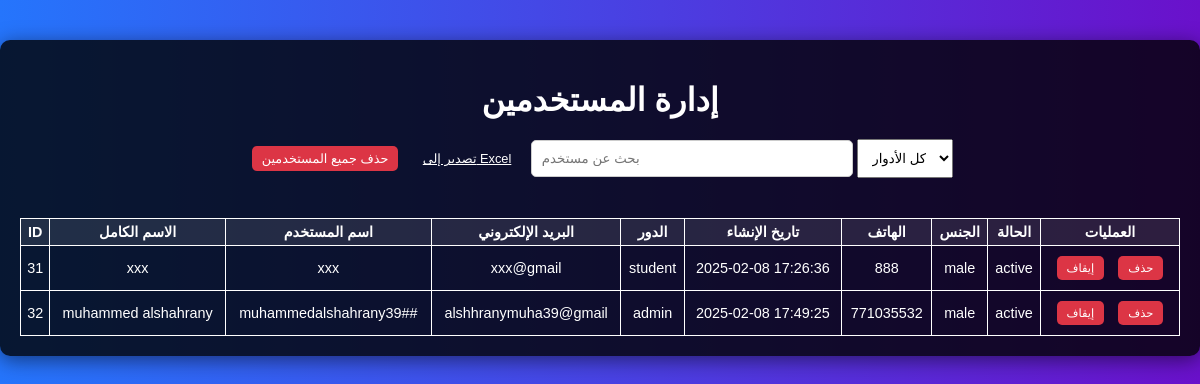
Screenshot of /onlineExamDB/manage_users.php (signed in) with the database file from the repository.
### tables this page shows
CREATE TABLE `users` (
  `id` int(11) NOT NULL,
  `full_name` varchar(100) NOT NULL,
  `username` varchar(50) NOT NULL,
  `password` varchar(255) NOT NULL,
  `email` varchar(100) NOT NULL,
  `role` enum('student','teacher','admin') NOT NULL,
  `created_at` timestamp NOT NULL DEFAULT current_timestamp(),
  `phone` varchar(15) DEFAULT NULL,
  `gender` enum('male','female','other') DEFAULT NULL,
  `status` enum('active','inactive') NOT NULL DEFAULT 'active'
);

### onlineExamDB/manage_users.php (the view, shortened to what this page needs)
<?php
$servername = "localhost";
$username = "root";
$password = "";
$dbname = "OnlineExamDB";
$conn = new mysqli($servername, $username, $password, $dbname);
$users_sql = "SELECT * FROM Users";
$users_result = $conn->query($users_sql);
?>
<!DOCTYPE html>
<html lang="ar">
<head>
</head>
<body>
<div class="container">
    <h1>إدارة المستخدمين</h1>
    <form method="POST" style="display:inline;">
        <button type="submit" name="delete_all_users" class="button delete" onclick="return confirm('هل أنت متأكد من حذف جميع المستخدمين؟');">حذف جميع المستخدمين</button>
    </form>
    <a href="export_users.php" class="button" style="margin-bottom: 20px; display: inline-block;">تصدير إلى Excel</a>
    <input type="text" id="search" placeholder="بحث عن مستخدم" onkeyup="searchUsers()">
    <select id="roleFilter" onchange="setRoleFilter()">
        <option value="all">كل الأدوار</option>
    </select>
    <table>
        <thead>
            <tr>
                <th>ID</th>
                <th>الاسم الكامل</th>
                <th>اسم المستخدم</th>
                <th>البريد الإلكتروني</th>
                <th>الدور</th>
                <th>تاريخ الإنشاء</th>
                <th>الهاتف</th>
                <th>الجنس</th>
                <th>الحالة</th>
                <th>العمليات</th>
            </tr>
        </thead>
        <tbody id="userTable">
            <?php while ($user = $users_result->fetch_assoc()): ?>
            <tr>
                <td><?php echo htmlspecialchars($user['id']); ?></td>
                <td><?php echo htmlspecialchars($user['full_name']); ?></td>
                <td><?php echo htmlspecialchars($user['username']); ?></td>
                <td><?php echo htmlspecialchars($user['email']); ?></td>
                <td><?php echo htmlspecialchars($user['role']); ?></td>
                <td><?php echo htmlspecialchars($user['created_at']); ?></td>
                <td><?php echo htmlspecialchars($user['phone']); ?></td>
                <td><?php echo htmlspecialchars($user['gender']); ?></td>
                <td><?php echo htmlspecialchars($user['status']); ?></td>
                <td>
                    <form method="POST" style="display:inline;">
                        <?php if ($user['status'] === 'active'): ?>
                            <button type="submit" name="deactivate_user" class="button deactivate" onclick="updateRow(<?php echo $user['id']; ?>, 'inactive');">إيقاف</button>
                        <?php else: ?>
                            <button type="submit" name="activate_user" class="button activate" onclick="updateRow(<?php echo $user['id']; ?>, 'active');">تفعيل</button>
                        <?php endif; ?>
                        <button type="submit" name="delete_user" class="button delete" onclick="return confirmDelete(this.parentNode);">حذف</button>
                    </form>
                </td>
            </tr>
            <?php endwhile; ?>
        </tbody>
    </table>
</div>
</body>
</html>

### onlineExamDB/manage_users.php (style rules this page uses)
body { font-family: 'Arial', sans-serif; margin: 0; padding: 0; background: linear-gradient(to left, #6a11cb, #2575fc); color: white; }
.container { max-width: 1200px; margin: 40px auto; padding: 20px; background-color: rgba(0, 0, 0, 0.8); border-radius: 10px; box-shadow: 0 4px 20px rgba(0, 0, 0, 0.5); text-align: center; }
h1 { margin-bottom: 20px; font-size: 2em; }
table { width: 100%; border-collapse: collapse; margin-top: 20px; }
th, td { padding: 5px; border: 1px solid white; font-size: 0.9em; }
th { background-color: rgba(255, 255, 255, 0.1); }
.button { padding: 5px 10px; font-size: 0.8em; color: white; border: none; border-radius: 5px; cursor: pointer; margin: 5px; transition: background-color 0.3s; }
.deactivate { background-color: #dc3545; }
.delete { background-color: #dc3545; }
#search { margin-bottom: 20px; padding: 10px; width: 300px; border-radius: 5px; border: 1px solid #ccc; }
#roleFilter { margin-bottom: 20px; padding: 10px; }

### rows the page displays
users: id "31", full_name "xxx", username "xxx", email "xxx@gmail", role "student", created_at "2025-02-08 17:26:36", phone "888", gender "male", status "active"
users: id "32", full_name "muhammed alshahrany", username "muhammedalshahrany39##", email "alshhranymuha39@gmail", role "admin", created_at "2025-02-08 17:49:25", phone "771035532", gender "male", status "active"
